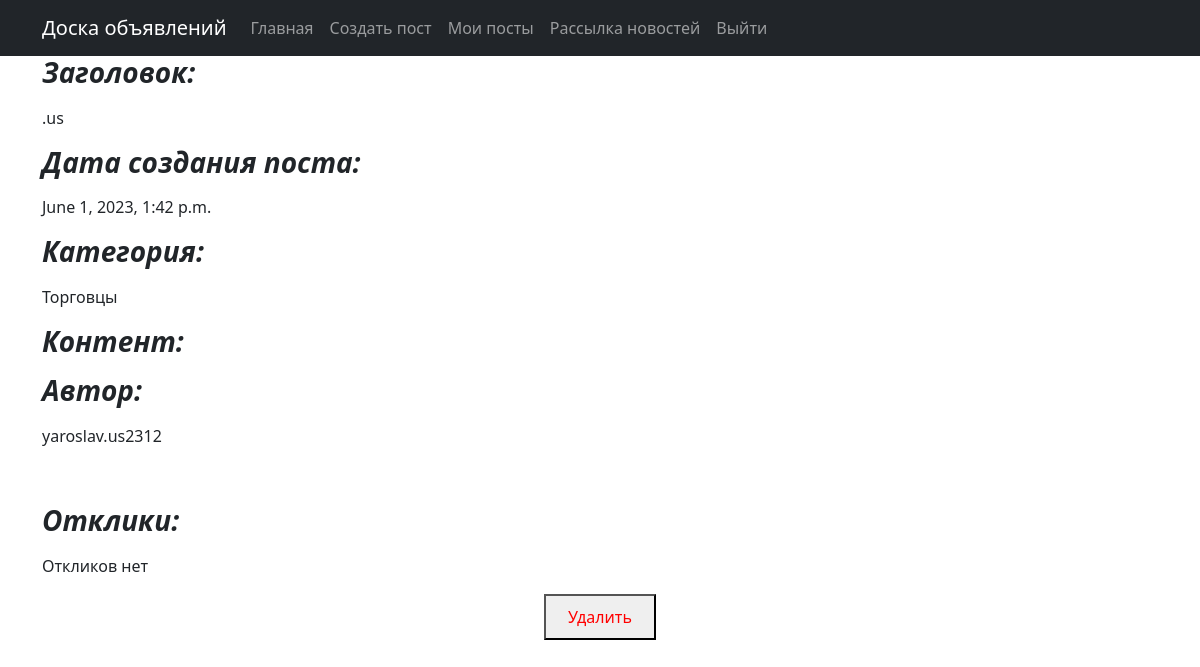
The app's page /7 (signed in) with its own data.
### board_app/models.py (models this page shows)
class Post(models.Model):
    tanks = 'Танки'
    hills = 'Хиллы'
    dd = 'ДД'
    traders = 'Торговцы'
    gildsmasters = 'Гилдмастеры'
    questgilvers = 'Квестгиверы'
    blacksmiths = 'Кузнецы'
    tanners = 'Кожевники'
    potions_makers = 'Зельевары'
    spell_masters = 'Мастера заклинаний'
    CATEGORY_TYPES = [
        (tanks, 'Танки'),
        (hills, 'Хиллы'),
        (dd, 'ДД'),
        (traders, 'Торговцы'),
        (gildsmasters, 'Гилдмастеры'),
        (questgilvers, 'Квестгиверы'),
        (blacksmiths, 'Кузнецы'),
        (traders, 'Кожевники'),
        (potions_makers, 'Зельевары'),
        (spell_masters, 'Мастера заклинаний'),
    ]
    header = models.CharField(max_length=25)
    content = fields.RichTextUploadingField()
    author = models.ForeignKey(User, on_delete=models.CASCADE)
    category = models.CharField(max_length=30, choices=CATEGORY_TYPES)
    time = models.DateTimeField(auto_now_add=True)

### board_app/views.py (the view)
# urls.py: path('<int:pk>', PostDetail.as_view(), name='post_detail'),
class PostDetail(LoginRequiredMixin, DetailView):
    model = Post
    template_name = 'post_detail.html'
    context_object_name = 'post'
    def get_context_data(self, **kwargs):
        context = super().get_context_data(**kwargs)
        context['user'] = self.request.user
        context['is_response'] = not PostResponses.objects.filter(post_id=self.kwargs['pk'],  # Проверка что такого
                                                                  user_id=self.request.user.id).exists()  # отклика еще нет
        context['responses'] = PostResponses.objects.filter(post_id=self.kwargs['pk'])  # Текущий отклик
        return context

### board_app/templatetags/filters.py (called while the page is built)
@register.filter()
def make_left(html):
    new = html.replace('>', ' style="text-align: left;">', 1)
    return new

### board_app/templatetags/tags.py (called while the page is built)
@register.simple_tag(takes_context=True)
def is_admin(context):
    if str(context['user']) == 'AnonymousUser':
        return False
    else:
        return User.objects.get(username=context['user']).is_superuser

### templates/post_detail.html (shortened to what this page needs)
{% extends 'flatpages/default.html' %}
{% block content %}
{% load filters %}
<h3><p style="text-align: left;"><strong><em>Заголовок:</em></strong></p></h3>
<p style="text-align: left;">{{ post.header }}</p>
<h3><p style="text-align: left;"><strong><em>Дата создания поста:</em></strong></p></h3>
<p style="text-align: left;">{{ post.time }}</p>
<h3><p style="text-align: left;"><strong><em>Категория:</em></strong></p></h3>
<p style="text-align: left;">{{ post.category }}</p>
<h3><p style="text-align: left;"><strong><em>Контент:</em></strong></p></h3>
<h3><p style="text-align: left;"><strong><em>Автор:</em></strong></p></h3>
<p style="text-align: left;">{{ post.author }}</p>
<p style="text-align: left;">&nbsp</p>
{% if post.author == user %}
<h3><p style="text-align: left;"><strong><em>Отклики:</em></strong></p></h3>
{% if responses %}
<table>
    <tr>
        <td>Пользователь</td>
        <td>Текст</td>
    </tr>
    {% for response in responses %}
    <tr>
        <td><a class="nav-link" href="{% url 'detail_response' response.id %}">{{ response.user }}</a></td>
        <td>{{ response.text }}</td>
    </tr>
    {% endfor %}
</table>
{% else %}
<p style="text-align: left;">Откликов нет</p>
{% endif %}
<button><a class="nav-link" href="{{ post.id }}/delete"><span style="color: #ff0000;">Удалить</span></a></button>
{% elif is_response %}
<button><a class="nav-link" href="{{ post.id }}/response"><span style="color: #008000;">Откликнуться</span></a></button>
{% endif %}
{% endblock content %}

### records on screen
Post: header ".us", time "June 1, 2023, 1:42 p.m.", category "Торговцы", author "yaroslav.us2312"
